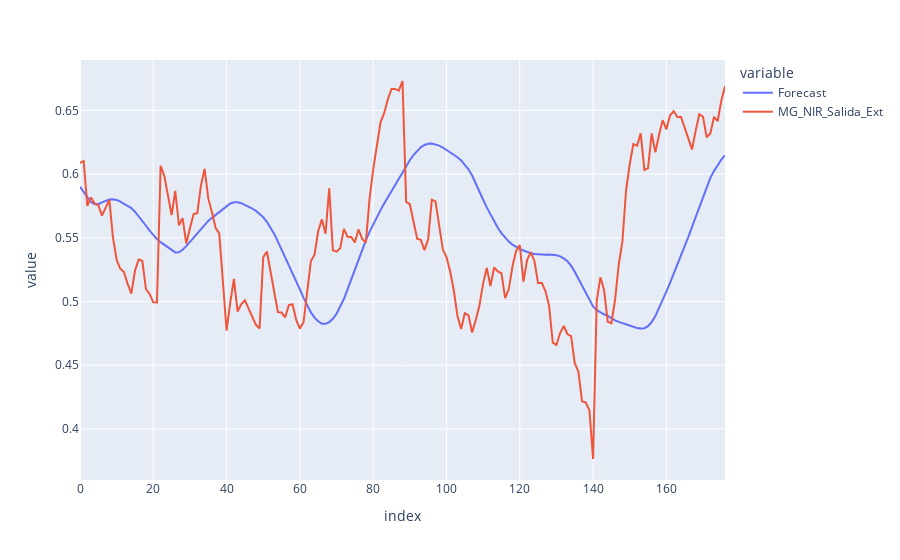

Notebook code for this chart:
### Code cell
forecastDF.plot()

### Figure 1 — Plotly figure (JSON) as saved in the notebook; plotly's stock layout.template omitted (floating-point values rounded to 4 significant figures; data arrays with more than 128 entries replaced by an {"elided": "..."} marker saying what was removed)
{"data": [{"hovertemplate": "variable=Forecast<br>index=%{x}<br>value=%{y}<extra></extra>", "legendgroup": "Forecast", "line": {"color": "#636efa", "dash": "solid"}, "mode": "lines", "name": "Forecast", "orientation": "v", "showlegend": true, "type": "scatter", "x": {"elided": "177 int values"}, "xaxis": "x", "y": {"elided": "177 float values"}, "yaxis": "y"}, {"hovertemplate": "variable=MG_NIR_Salida_Ext<br>index=%{x}<br>value=%{y}<extra></extra>", "legendgroup": "MG_NIR_Salida_Ext", "line": {"color": "#EF553B", "dash": "solid"}, "mode": "lines", "name": "MG_NIR_Salida_Ext", "orientation": "v", "showlegend": true, "type": "scatter", "x": {"elided": "177 int values"}, "xaxis": "x", "y": {"elided": "177 float values"}, "yaxis": "y"}], "layout": {"legend": {"title": {"text": "variable"}, "tracegroupgap": 0}, "margin": {"t": 60}, "xaxis": {"anchor": "y", "domain": [0, 1], "title": {"text": "index"}}, "yaxis": {"anchor": "x", "domain": [0, 1], "title": {"text": "value"}}}}
